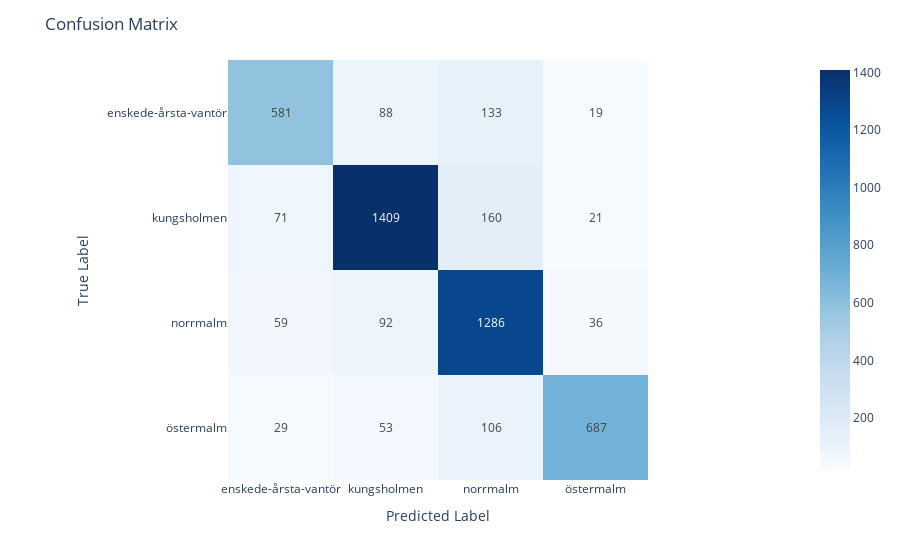

Write notebook code for a chart like this one.
### Code cell
evaluate_model(df_extended, labels, 'model_GradientBoostingClassifier(random_state=42)_4y', add_features='y')

### Figure 1 — Plotly figure (JSON) as saved in the notebook; plotly's stock layout.template omitted (floating-point values rounded to 4 significant figures)
{"data": [{"coloraxis": "coloraxis", "hovertemplate": "x: %{x}<br>y: %{y}<br>color: %{z}<extra></extra>", "name": "0", "texttemplate": "%{z}", "type": "heatmap", "x": ["enskede-årsta-vantör", "kungsholmen", "norrmalm", "östermalm"], "xaxis": "x", "y": ["enskede-årsta-vantör", "kungsholmen", "norrmalm", "östermalm"], "yaxis": "y", "z": [[581, 88, 133, 19], [71, 1409, 160, 21], [59, 92, 1286, 36], [29, 53, 106, 687]]}], "layout": {"coloraxis": {"colorscale": [[0, "rgb(247,251,255)"], [0.125, "rgb(222,235,247)"], [0.25, "rgb(198,219,239)"], [0.375, "rgb(158,202,225)"], [0.5, "rgb(107,174,214)"], [0.625, "rgb(66,146,198)"], [0.75, "rgb(33,113,181)"], [0.875, "rgb(8,81,156)"], [1, "rgb(8,48,107)"]]}, "margin": {"t": 60}, "title": {"text": "Confusion Matrix"}, "xaxis": {"anchor": "y", "constrain": "domain", "domain": [0, 1], "scaleanchor": "y", "title": {"text": "Predicted Label"}}, "yaxis": {"anchor": "x", "autorange": "reversed", "constrain": "domain", "domain": [0, 1], "title": {"text": "True Label"}}}}
